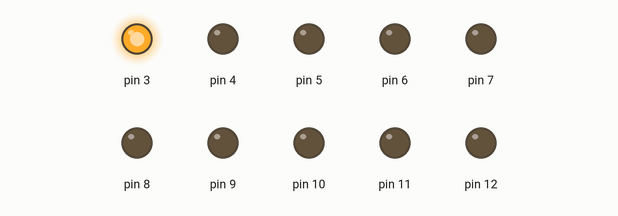
Simulated run of this sketch. Board: Arduino Uno, built with avr-gcc and run on an emulated ATmega328P. Parts: output pins drawn as LEDs (lit = HIGH).

Above: at 0.05 s.
At 0.35 s:
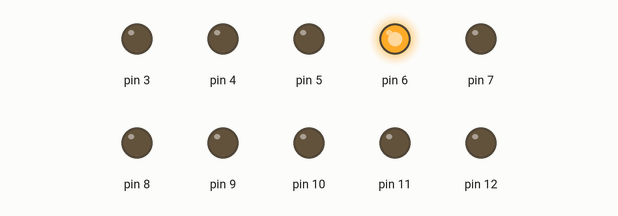
At 0.75 s:
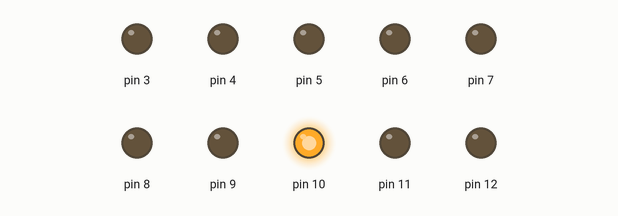
At 1.45 s:
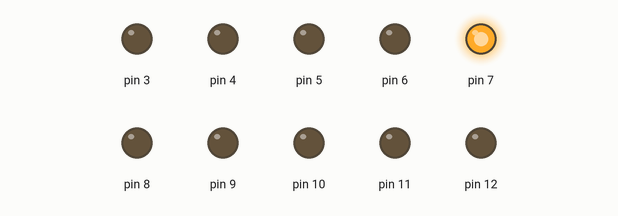
At 2.15 s:
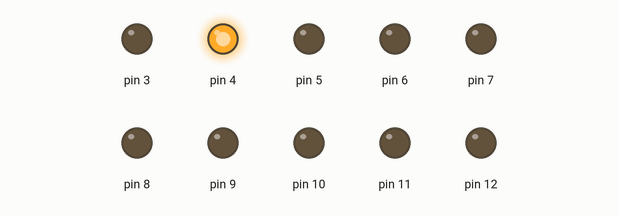
At 2.85 s:
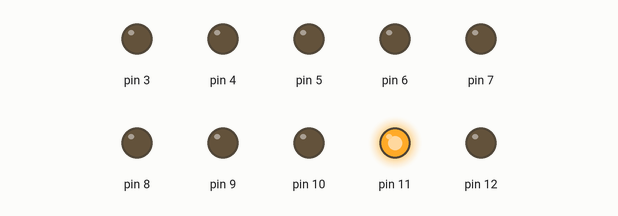
Timing chart, 0 to 3.1 s (numbered marks = the images above):
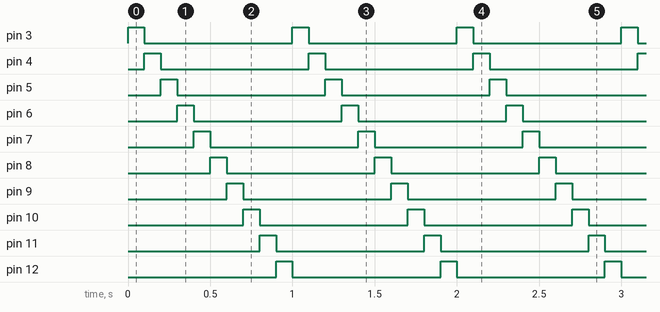

Measured:
- by itself, pin 3–12: alternates HIGH for 0.10 s and LOW for 0.90 s
- by itself, everything shown: repeats every 1.0 s, in 10 steps

The sketch:

bargraphe.ino
```cpp
void setup() {
	for (int pin=3;pin<=12;pin++){
		pinMode(pin, OUTPUT);
	}
}

void loop() {
	for (int pin=3;pin<=12;pin++){
		digitalWrite(pin, HIGH);
		delay(100);
		digitalWrite(pin, LOW);
	}
}
```
